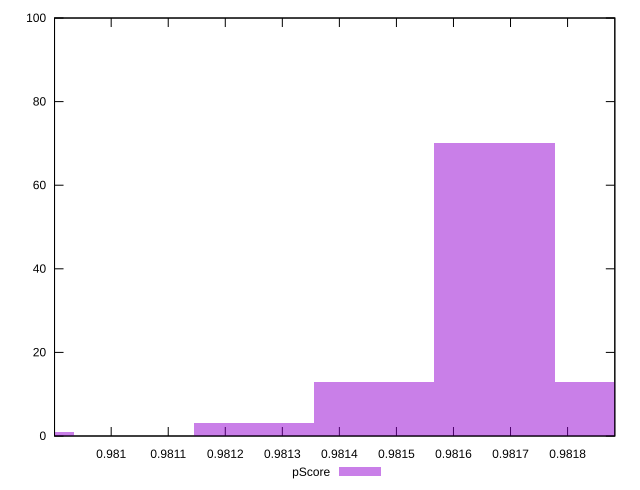

Generate this figure with gnuplot:
reset

$pScore <<EOF
0.9816718756707152 70
0.9814611712543876 13
0.981882580087043 13
0.9812504668380598 3
0.9808290580054045 1
EOF

set key outside below
set boxwidth 0.00021070441632769162
set xrange [0.9809007034010104:0.9818828196992779]
set yrange [0:100]
set trange [0:100]
set style fill transparent solid 0.5 noborder
set terminal svg size 640, 490 enhanced background rgb 'white'
set output "reprap/first-meaningful-paint/samples/pages+cached+noexternal+nofonts+nosvg+noimg+nocss/pScore/histogram.svg"

plot $pScore title "pScore" with boxes

reset
